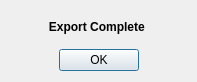
<?xml version="1.0" encoding="UTF-8"?>
<ui version="4.0">
 <class>exportComplete</class>
 <widget class="QDialog" name="exportComplete">
  <property name="geometry">
   <rect>
    <x>0</x>
    <y>0</y>
    <width>197</width>
    <height>82</height>
   </rect>
  </property>
  <property name="minimumSize">
   <size>
    <width>197</width>
    <height>82</height>
   </size>
  </property>
  <property name="maximumSize">
   <size>
    <width>197</width>
    <height>82</height>
   </size>
  </property>
  <property name="windowTitle">
   <string/>
  </property>
  <layout class="QGridLayout" name="gridLayout">
   <item row="0" column="0">
    <widget class="QLabel" name="label_2">
     <property name="font">
      <font>
       <weight>75</weight>
       <italic>false</italic>
       <bold>true</bold>
      </font>
     </property>
     <property name="text">
      <string>Export Complete </string>
     </property>
     <property name="alignment">
      <set>Qt::AlignCenter</set>
     </property>
    </widget>
   </item>
   <item row="1" column="0">
    <layout class="QHBoxLayout" name="horizontalLayout">
     <item>
      <spacer name="horizontalSpacer">
       <property name="orientation">
        <enum>Qt::Horizontal</enum>
       </property>
       <property name="sizeHint" stdset="0">
        <size>
         <width>40</width>
         <height>20</height>
        </size>
       </property>
      </spacer>
     </item>
     <item>
      <widget class="QPushButton" name="cancelPushButton">
       <property name="text">
        <string>OK</string>
       </property>
      </widget>
     </item>
     <item>
      <spacer name="horizontalSpacer_2">
       <property name="orientation">
        <enum>Qt::Horizontal</enum>
       </property>
       <property name="sizeHint" stdset="0">
        <size>
         <width>40</width>
         <height>20</height>
        </size>
       </property>
      </spacer>
     </item>
    </layout>
   </item>
  </layout>
 </widget>
 <resources/>
 <connections/>
</ui>
